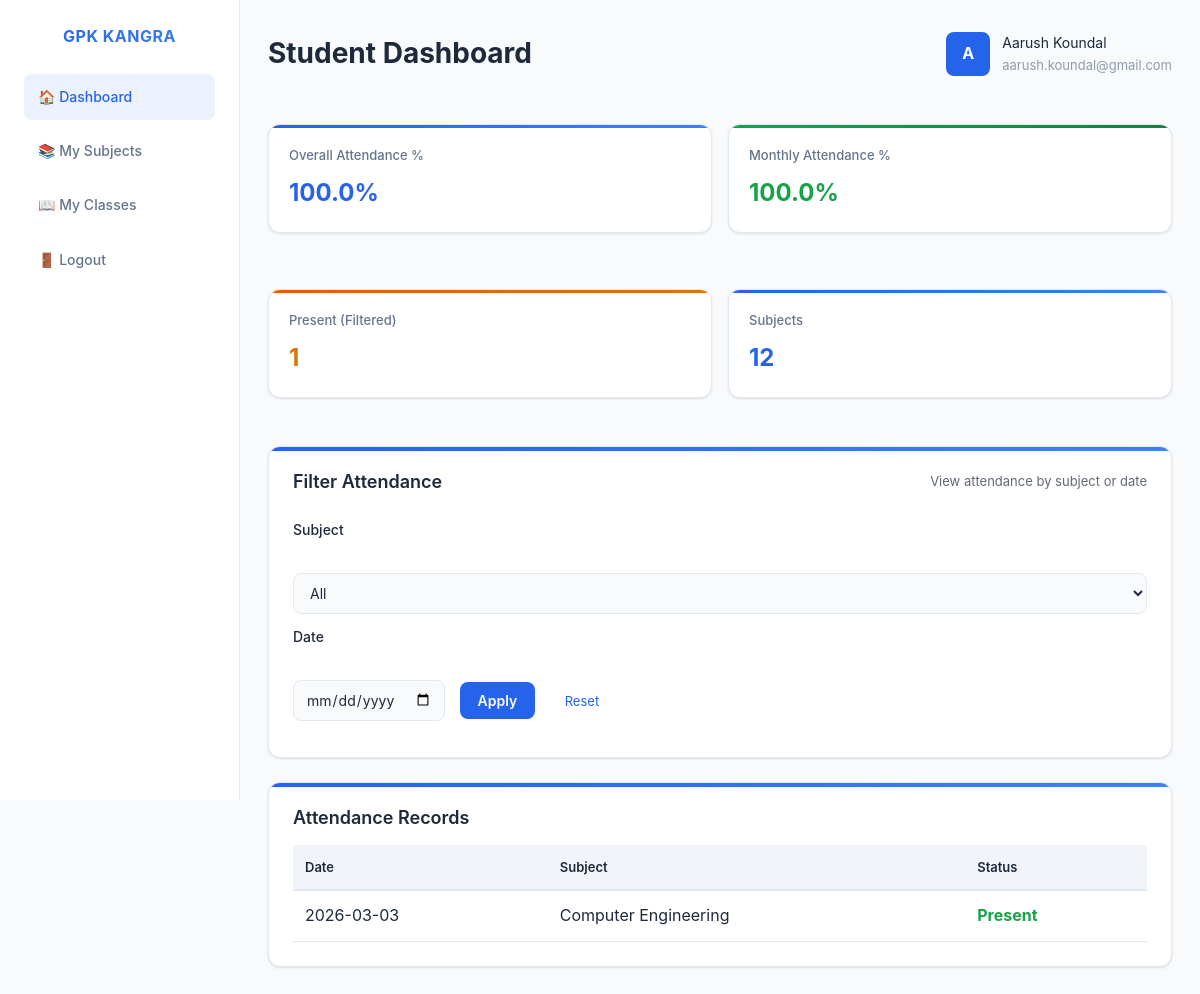
The app's page /student (signed in), older data.
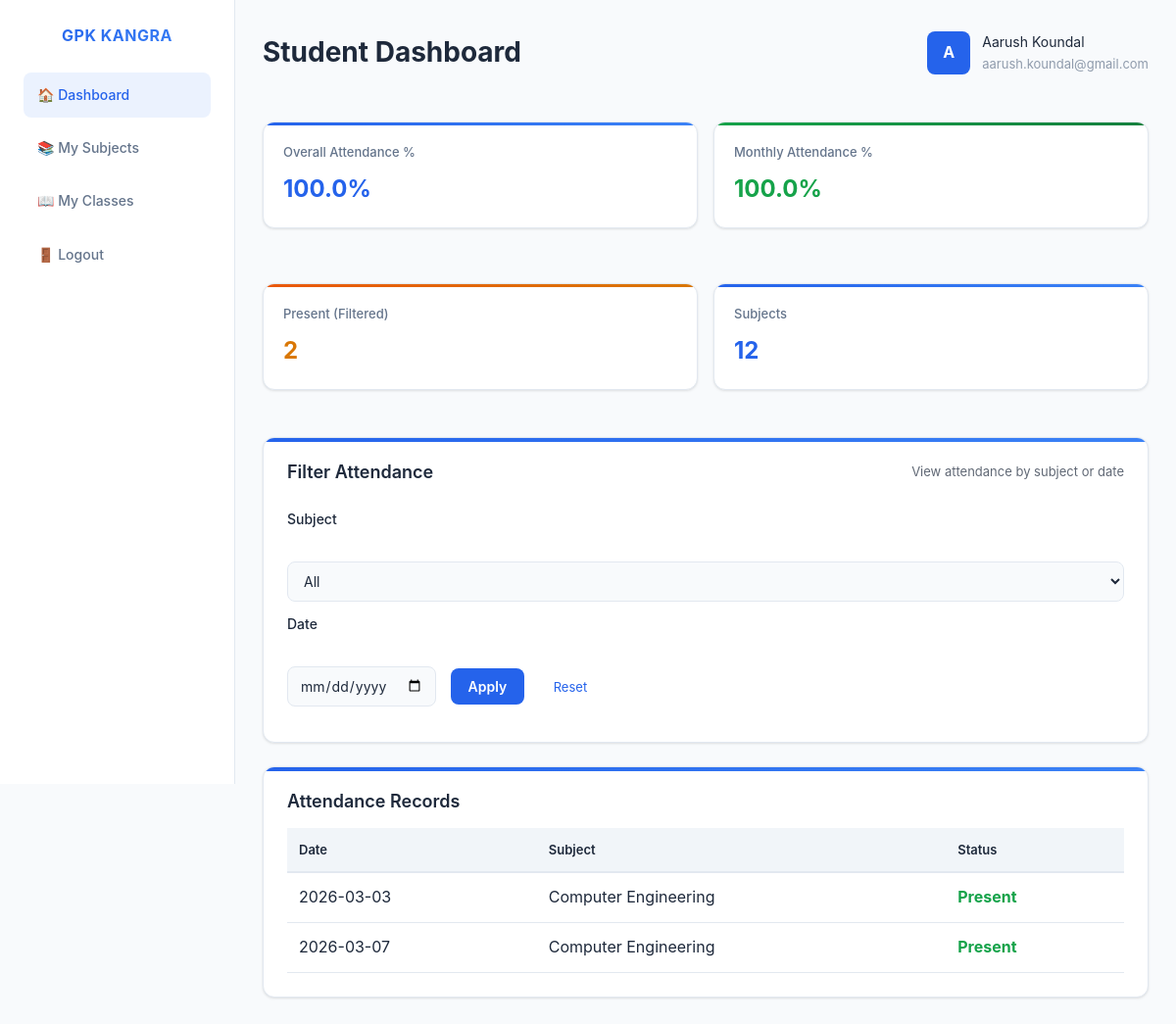
The same page, newer data.
### app.py (models this page shows)
class Attendance(db.Model):
    id = db.Column(db.Integer, primary_key=True)
    student_id = db.Column(db.Integer, db.ForeignKey('user.id'), nullable=False)
    teacher_id = db.Column(db.Integer, db.ForeignKey('user.id'), nullable=False)
    subject = db.Column(db.String(100), nullable=False)
    branch = db.Column(db.String(100), nullable=True)
    semester = db.Column(db.String(20), nullable=True)
    date = db.Column(db.Date, nullable=False, default=date.today)
    status = db.Column(db.String(20), nullable=False, default='absent')
    student = db.relationship('User', foreign_keys=[student_id], backref='attendance_as_student')
    teacher = db.relationship('User', foreign_keys=[teacher_id], backref='attendance_as_teacher')

### app.py (the view)
@app.route('/student', methods=['GET', 'POST'])
def student_dashboard():
    if session.get('role') != 'student':
        abort(403)
    student_id = session['user_id']
    student = User.query.get(student_id)
    teachers = User.query.filter_by(role='teacher').all()
    selected_subject = request.form.get("subject")
    selected_date = request.form.get("selected_date")
    query = Attendance.query.filter_by(student_id=student_id)
    if selected_subject:
        query = query.filter_by(subject=selected_subject)
    if selected_date:
        selected_date = datetime.strptime(selected_date, "%Y-%m-%d").date()
        query = query.filter_by(date=selected_date)
    records = query.all()
    total_days = len(records)
    present_days = sum(1 for r in records if r.status.lower() == "present")
    absent_days = total_days - present_days
    percentage = round((present_days / total_days) * 100, 2) if total_days > 0 else 0
    all_records = Attendance.query.filter_by(student_id=student_id).all()
    all_total = len(all_records)
    all_present = sum(1 for r in all_records if r.status.lower() == "present")
    overall_percentage = round((all_present / all_total) * 100, 2) if all_total > 0 else 0
    today = date.today()
    first_day = today.replace(day=1)
    monthly_records = Attendance.query.filter(
        Attendance.student_id == student_id,
        Attendance.date >= first_day,
        Attendance.date <= today
    ).all()
    monthly_total = len(monthly_records)
    monthly_present = sum(1 for r in monthly_records if r.status.lower() == "present")
    monthly_percentage = round((monthly_present / monthly_total) * 100, 2) if monthly_total > 0 else 0
    today_record = Attendance.query.filter_by(student_id=student_id, date=date.today()).first()
    subjects = get_all_subjects()
    return render_template("student.html",
                           student=student,
                           teachers=teachers,
                           selected_subject=selected_subject,
                           selected_date=selected_date,
                           records=records,
                           total_days=total_days,
                           present_days=present_days,
                           absent_days=absent_days,
                           percentage=percentage,
                           today_record=today_record,
                           subjects=subjects,
                           overall_percentage=overall_percentage,
                           monthly_percentage=monthly_percentage)

### app.py (called while the page is built)
def get_all_subjects():
    subs = set()
    rows = db.session.query(Attendance.subject).distinct().all()
    for r in rows:
        s = (r[0] or "").strip()
        if s:
            subs.add(s)
    for t in User.query.filter_by(role='teacher').all():
        s = (t.subject or "").strip()
        if s:
            subs.add(s)
    return sorted(subs)

### templates/student.html (shortened to what this page needs)
<!DOCTYPE html>
<html lang="en">
<head>
  <link rel="stylesheet" href="{{ url_for('static', filename='style.css') }}">
</head>
<body>
  <aside class="sidebar">
    <div class="logo">GPK KANGRA</div>
    <a class="menu-link active" href="{{ url_for('student_dashboard') }}">🏠 Dashboard</a>
    <a class="menu-link" href="{{ url_for('student_subjects') }}">📚 My Subjects</a>
    <a class="menu-link" href="{{ url_for('student_subjects') }}">📖 My Classes</a>
    <a class="menu-link" href="{{ url_for('logout') }}">🚪 Logout</a>
  </aside>
  <main class="main">
    <div class="top-row">
      <h2>Student Dashboard</h2>
      <div class="user-box">
        <div class="avatar">{{ student.name[0] }}</div>
        <div>
          <div>{{ student.name }}</div>
          <div style="font-size:13px;opacity:0.7">{{ student.email }}</div>
        </div>
      </div>
    </div>
    <div class="cards-row">
      <div class="card">
        <div class="card-title">Overall Attendance %</div>
        <div class="card-value">{{ overall_percentage }}%</div>
      </div>
      <div class="card">
        <div class="card-title">Monthly Attendance %</div>
        <div class="card-value">{{ monthly_percentage }}%</div>
      </div>
      <div class="card">
        <div class="card-title">Present (Filtered)</div>
        <div class="card-value">
          {{ records|length }}
        </div>
      </div>
      <div class="card">
        <div class="card-title">Subjects</div>
        <div class="card-value">{{ subjects|length }}</div>
      </div>
    </div>
    <div class="panel">
      <div style="display:flex;justify-content:space-between;">
        <h3>Filter Attendance</h3>
        <span style="opacity:0.7;font-size:13px">View attendance by subject or date</span>
      </div>
      <form method="POST" style="margin-top:10px">
        <label>Subject</label><br />
        <select name="subject" style="width:100%;margin-bottom:12px">
          <option value="">All</option>
        </select>
        <label>Date</label><br />
        <input type="date" name="selected_date" value="{{ selected_date or '' }}" />
        <button class="btn" style="margin-left:10px">Apply</button>
        <a href="{{ url_for('student_dashboard') }}" style="margin-left:25px;font-size:13px;color:#6eaaff">Reset</a>
      </form>
    </div>
    <div class="panel">
      <h3>Attendance Records</h3>
      <table>
        <thead>
          <tr>
            <th>Date</th>
            <th>Subject</th>
            <th>Status</th>
          </tr>
        </thead>
        <tbody>
          {% for r in records %}
          <tr>
            <td>{{ r.date }}</td>
            <td>{{ r.subject }}</td>
            {% if r.status == 'Present' %}
            <td class="present">{{ r.status }}</td>
            {% else %}
            <td class="absent">{{ r.status }}</td>
            {% endif %}
          </tr>
          {% endfor %}
        </tbody>
      </table>
    </div>
  </main>
</body>
</html>

Row changes from the older to the newer data that the page shows:
added Attendance: date "2026-03-07", subject "Computer Engineering", status "Present"
Text that changed along with them:
{{ records|length }}: "1" → "2"
